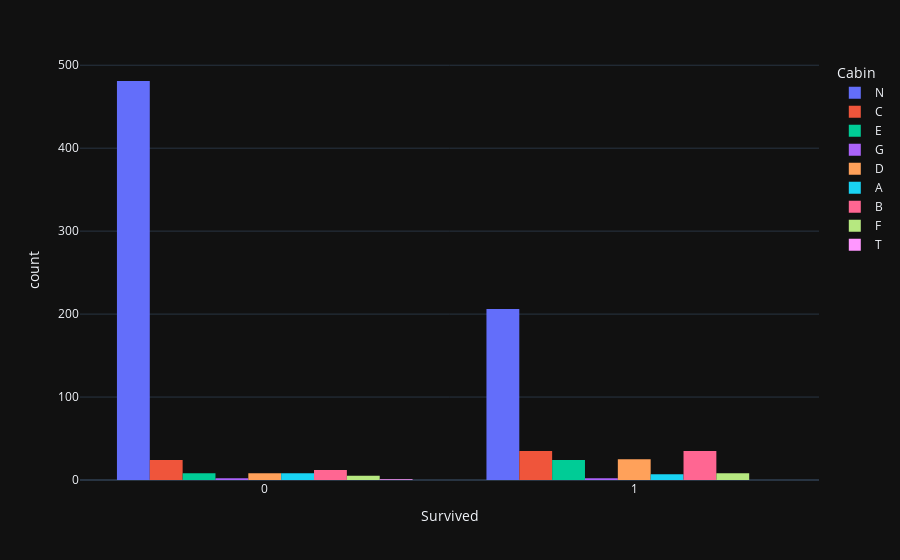

Here is the notebook cell this chart was saved with:
### Code cell
def adjust_cabin(data):
    data["Cabin"] = data["Cabin"].apply(lambda row: str(row)[0] if str(row)[0] != "n" else np.nan)
    data["Cabin"].fillna("N", inplace=True)

adjust_cabin(titanic)
plt3 = px.histogram(titanic, x="Survived", color="Cabin", barmode="group")
plt3.show()

### Figure 1 — Plotly figure (JSON) as saved in the notebook; plotly's stock layout.template omitted (floating-point values rounded to 4 significant figures; data arrays with more than 128 entries replaced by an {"elided": "..."} marker saying what was removed)
{"data": [{"alignmentgroup": "True", "bingroup": "x", "hovertemplate": "Cabin=N<br>Survived=%{x}<br>count=%{y}<extra></extra>", "legendgroup": "N", "marker": {"color": "#636efa", "pattern": {"shape": ""}}, "name": "N", "offsetgroup": "N", "orientation": "v", "showlegend": true, "x": {"elided": "687 int values"}, "xaxis": "x", "yaxis": "y", "type": "histogram"}, {"alignmentgroup": "True", "bingroup": "x", "hovertemplate": "Cabin=C<br>Survived=%{x}<br>count=%{y}<extra></extra>", "legendgroup": "C", "marker": {"color": "#EF553B", "pattern": {"shape": ""}}, "name": "C", "offsetgroup": "C", "orientation": "v", "showlegend": true, "x": [1, 1, 1, 0, 1, 0, 1, 0, 0, 1, 0, 1, 1, 0, 0, 1, 1, 0, 0, 1, 1, 1, 1, 1, 1, 0, 0, 0, 1, 0, 0, 1, 1, 0, 1, 0, 1, 1, 0, 0, 0, 0, 0, 1, 1, 1, 1, 1, 0, 1, 1, 0, 1, 1, 0, 1, 1, 1, 1], "xaxis": "x", "yaxis": "y", "type": "histogram"}, {"alignmentgroup": "True", "bingroup": "x", "hovertemplate": "Cabin=E<br>Survived=%{x}<br>count=%{y}<extra></extra>", "legendgroup": "E", "marker": {"color": "#00cc96", "pattern": {"shape": ""}}, "name": "E", "offsetgroup": "E", "orientation": "v", "showlegend": true, "x": [0, 0, 1, 1, 0, 1, 1, 1, 1, 1, 1, 1, 0, 0, 1, 0, 1, 1, 1, 1, 1, 0, 1, 1, 1, 1, 1, 0, 1, 1, 1, 1], "xaxis": "x", "yaxis": "y", "type": "histogram"}, {"alignmentgroup": "True", "bingroup": "x", "hovertemplate": "Cabin=G<br>Survived=%{x}<br>count=%{y}<extra></extra>", "legendgroup": "G", "marker": {"color": "#ab63fa", "pattern": {"shape": ""}}, "name": "G", "offsetgroup": "G", "orientation": "v", "showlegend": true, "x": [1, 0, 0, 1], "xaxis": "x", "yaxis": "y", "type": "histogram"}, {"alignmentgroup": "True", "bingroup": "x", "hovertemplate": "Cabin=D<br>Survived=%{x}<br>count=%{y}<extra></extra>", "legendgroup": "D", "marker": {"color": "#FFA15A", "pattern": {"shape": ""}}, "name": "D", "offsetgroup": "D", "orientation": "v", "showlegend": true, "x": [1, 1, 1, 0, 0, 1, 1, 1, 1, 1, 0, 1, 1, 1, 1, 1, 1, 0, 1, 1, 0, 1, 1, 0, 1, 1, 0, 1, 0, 1, 1, 1, 1], "xaxis": "x", "yaxis": "y", "type": "histogram"}, {"alignmentgroup": "True", "bingroup": "x", "hovertemplate": "Cabin=A<br>Survived=%{x}<br>count=%{y}<extra></extra>", "legendgroup": "A", "marker": {"color": "#19d3f3", "pattern": {"shape": ""}}, "name": "A", "offsetgroup": "A", "orientation": "v", "showlegend": true, "x": [1, 0, 0, 0, 1, 0, 1, 0, 1, 0, 1, 1, 1, 0, 0], "xaxis": "x", "yaxis": "y", "type": "histogram"}, {"alignmentgroup": "True", "bingroup": "x", "hovertemplate": "Cabin=B<br>Survived=%{x}<br>count=%{y}<extra></extra>", "legendgroup": "B", "marker": {"color": "#FF6692", "pattern": {"shape": ""}}, "name": "B", "offsetgroup": "B", "orientation": "v", "showlegend": true, "x": [1, 0, 1, 0, 0, 0, 1, 1, 1, 0, 1, 1, 1, 1, 1, 1, 1, 1, 0, 1, 1, 1, 0, 1, 1, 1, 1, 1, 0, 1, 1, 1, 1, 1, 1, 0, 1, 1, 1, 1, 0, 1, 0, 1, 1, 0, 1], "xaxis": "x", "yaxis": "y", "type": "histogram"}, {"alignmentgroup": "True", "bingroup": "x", "hovertemplate": "Cabin=F<br>Survived=%{x}<br>count=%{y}<extra></extra>", "legendgroup": "F", "marker": {"color": "#B6E880", "pattern": {"shape": ""}}, "name": "F", "offsetgroup": "F", "orientation": "v", "showlegend": true, "x": [1, 0, 1, 0, 1, 1, 1, 1, 1, 1, 0, 0, 0], "xaxis": "x", "yaxis": "y", "type": "histogram"}, {"alignmentgroup": "True", "bingroup": "x", "hovertemplate": "Cabin=T<br>Survived=%{x}<br>count=%{y}<extra></extra>", "legendgroup": "T", "marker": {"color": "#FF97FF", "pattern": {"shape": ""}}, "name": "T", "offsetgroup": "T", "orientation": "v", "showlegend": true, "x": [0], "xaxis": "x", "yaxis": "y", "type": "histogram"}], "layout": {"xaxis": {"anchor": "y", "domain": [0.0, 1.0], "title": {"text": "Survived"}}, "yaxis": {"anchor": "x", "domain": [0.0, 1.0], "title": {"text": "count"}}, "legend": {"title": {"text": "Cabin"}, "tracegroupgap": 0}, "margin": {"t": 60}, "barmode": "group"}}
